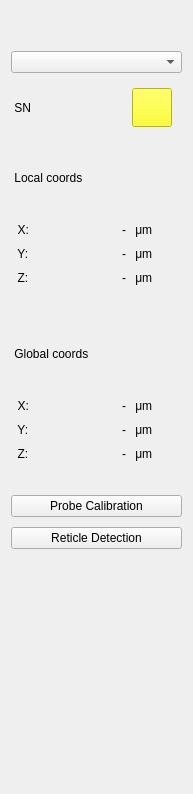
<?xml version="1.0" encoding="UTF-8"?>
<ui version="4.0">
 <class>Form</class>
 <widget class="QWidget" name="Form">
  <property name="geometry">
   <rect>
    <x>0</x>
    <y>0</y>
    <width>193</width>
    <height>794</height>
   </rect>
  </property>
  <property name="windowTitle">
   <string>Form</string>
  </property>
  <layout class="QGridLayout" name="gridLayout">
   <item row="0" column="0">
    <layout class="QGridLayout" name="stage_status_ui">
     <property name="verticalSpacing">
      <number>10</number>
     </property>
     <item row="11" column="1" alignment="Qt::AlignRight">
      <widget class="QLabel" name="global_coords_z">
       <property name="text">
        <string>-</string>
       </property>
      </widget>
     </item>
     <item row="11" column="2">
      <widget class="QLabel" name="label_18">
       <property name="text">
        <string> μm</string>
       </property>
      </widget>
     </item>
     <item row="9" column="1" alignment="Qt::AlignRight">
      <widget class="QLabel" name="global_coords_x">
       <property name="text">
        <string>-</string>
       </property>
      </widget>
     </item>
     <item row="4" column="0">
      <widget class="QLabel" name="label_2">
       <property name="maximumSize">
        <size>
         <width>16777215</width>
         <height>16777215</height>
        </size>
       </property>
       <property name="text">
        <string>  X:</string>
       </property>
      </widget>
     </item>
     <item row="1" column="0" colspan="3">
      <widget class="QComboBox" name="stage_selector"/>
     </item>
     <item row="6" column="0">
      <widget class="QLabel" name="label_11">
       <property name="text">
        <string>  Z:</string>
       </property>
      </widget>
     </item>
     <item row="14" column="0" colspan="3">
      <widget class="QPushButton" name="reticle_calibratoin_btn">
       <property name="enabled">
        <bool>true</bool>
       </property>
       <property name="styleSheet">
        <string notr="true">/* Disabled &amp; Checked */
QPushButton#reticle_calibratoin_btn:checked {
	color: gray;
	background-color: #ffaaaa;
}

</string>
       </property>
       <property name="text">
        <string>Reticle Detection</string>
       </property>
       <property name="checkable">
        <bool>true</bool>
       </property>
      </widget>
     </item>
     <item row="9" column="0">
      <widget class="QLabel" name="label_5">
       <property name="text">
        <string>  X:</string>
       </property>
      </widget>
     </item>
     <item row="3" column="0" colspan="3">
      <widget class="QLabel" name="local_coords">
       <property name="minimumSize">
        <size>
         <width>0</width>
         <height>70</height>
        </size>
       </property>
       <property name="text">
        <string> Local coords</string>
       </property>
      </widget>
     </item>
     <item row="5" column="2">
      <widget class="QLabel" name="label_14">
       <property name="text">
        <string> μm</string>
       </property>
      </widget>
     </item>
     <item row="10" column="1" alignment="Qt::AlignRight">
      <widget class="QLabel" name="global_coords_y">
       <property name="text">
        <string>-</string>
       </property>
      </widget>
     </item>
     <item row="4" column="2">
      <widget class="QLabel" name="label_13">
       <property name="minimumSize">
        <size>
         <width>50</width>
         <height>0</height>
        </size>
       </property>
       <property name="maximumSize">
        <size>
         <width>50</width>
         <height>16777215</height>
        </size>
       </property>
       <property name="text">
        <string> μm</string>
       </property>
      </widget>
     </item>
     <item row="10" column="2">
      <widget class="QLabel" name="label_17">
       <property name="text">
        <string> μm</string>
       </property>
      </widget>
     </item>
     <item row="9" column="2">
      <widget class="QLabel" name="label_16">
       <property name="text">
        <string> μm</string>
       </property>
      </widget>
     </item>
     <item row="10" column="0">
      <widget class="QLabel" name="label_6">
       <property name="text">
        <string>  Y:</string>
       </property>
      </widget>
     </item>
     <item row="15" column="0" colspan="3">
      <spacer name="verticalSpacer">
       <property name="orientation">
        <enum>Qt::Vertical</enum>
       </property>
       <property name="sizeHint" stdset="0">
        <size>
         <width>20</width>
         <height>50</height>
        </size>
       </property>
      </spacer>
     </item>
     <item row="6" column="1" alignment="Qt::AlignRight">
      <widget class="QLabel" name="local_coords_z">
       <property name="text">
        <string>-</string>
       </property>
      </widget>
     </item>
     <item row="6" column="2">
      <widget class="QLabel" name="label_15">
       <property name="maximumSize">
        <size>
         <width>40</width>
         <height>16777215</height>
        </size>
       </property>
       <property name="text">
        <string> μm</string>
       </property>
      </widget>
     </item>
     <item row="8" column="0" colspan="3">
      <widget class="QLabel" name="global_coords">
       <property name="minimumSize">
        <size>
         <width>0</width>
         <height>70</height>
        </size>
       </property>
       <property name="text">
        <string> Global coords</string>
       </property>
      </widget>
     </item>
     <item row="2" column="0" colspan="2">
      <widget class="QLabel" name="stage_sn">
       <property name="minimumSize">
        <size>
         <width>0</width>
         <height>50</height>
        </size>
       </property>
       <property name="text">
        <string> SN</string>
       </property>
      </widget>
     </item>
     <item row="4" column="1" alignment="Qt::AlignRight">
      <widget class="QLabel" name="local_coords_x">
       <property name="maximumSize">
        <size>
         <width>16777215</width>
         <height>16777215</height>
        </size>
       </property>
       <property name="text">
        <string>-</string>
       </property>
      </widget>
     </item>
     <item row="0" column="0" colspan="3">
      <widget class="QLabel" name="label">
       <property name="minimumSize">
        <size>
         <width>0</width>
         <height>30</height>
        </size>
       </property>
       <property name="text">
        <string/>
       </property>
      </widget>
     </item>
     <item row="5" column="1" alignment="Qt::AlignRight">
      <widget class="QLabel" name="local_coords_y">
       <property name="text">
        <string>-</string>
       </property>
      </widget>
     </item>
     <item row="11" column="0">
      <widget class="QLabel" name="label_7">
       <property name="text">
        <string>  Z:</string>
       </property>
      </widget>
     </item>
     <item row="2" column="2">
      <widget class="QPushButton" name="pushButton">
       <property name="maximumSize">
        <size>
         <width>40</width>
         <height>39</height>
        </size>
       </property>
       <property name="styleSheet">
        <string notr="true">background-color : yellow</string>
       </property>
       <property name="text">
        <string/>
       </property>
      </widget>
     </item>
     <item row="7" column="0" colspan="3">
      <widget class="QLabel" name="label_3">
       <property name="maximumSize">
        <size>
         <width>150</width>
         <height>16777215</height>
        </size>
       </property>
       <property name="text">
        <string/>
       </property>
      </widget>
     </item>
     <item row="5" column="0">
      <widget class="QLabel" name="label_10">
       <property name="text">
        <string>  Y:</string>
       </property>
      </widget>
     </item>
     <item row="12" column="0" colspan="3">
      <widget class="QLabel" name="label_4">
       <property name="text">
        <string/>
       </property>
      </widget>
     </item>
     <item row="13" column="0" colspan="3">
      <widget class="QPushButton" name="probe_calibration_btn">
       <property name="text">
        <string>Probe Calibration</string>
       </property>
      </widget>
     </item>
    </layout>
   </item>
  </layout>
 </widget>
 <resources/>
 <connections/>
</ui>
